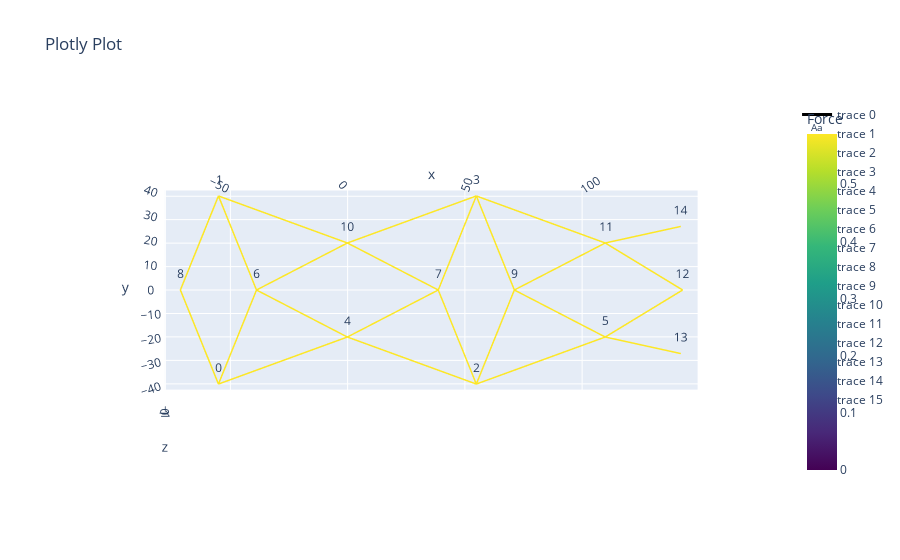

The cell this chart's notebook holds for it:
### Code cell
copied_vertices, other_vertices, mean_other_vertex = net.account_for_crossings()
net.net_plot(plot_type = 'projection', color = True,vlabels = True, elables=False)
net._set_leafs()

# tikz_text = net.tikz_string(net.vertices_2d, net.edges, labels = True, rotate_label = rotate_angle, font_scale = font_scale)
# with open("tikz_tensegrity1.tex", "w") as f:
#     f.write("\n".join(tikz_text))

net.l0[net.leaf_edges] -= 2
copied_vertices, other_vertices, mean_other_vertex

### Figure 1 — Plotly figure (JSON) as saved in the notebook; plotly's stock layout.template omitted (floating-point values rounded to 4 significant figures)
{"data": [{"line": {"color": [0.5879, 0.5879, 0, 0.5879, 0.5879, 0, 0.5879, 0.5879, 0, 0.5879, 0.5879, 0, 0.5879, 0.5879, 0, 0.5879, 0.5879, 0, 0.5879, 0.5879, 0, 0.5879, 0.5879, 0, 0.5879, 0.5879, 0, 0.5879, 0.5879, 0, 0.5879, 0.5879, 0, 0.5879, 0.5879, 0, 0.5879, 0.5879, 0, 0.5879, 0.5879, 0, 0.5879, 0.5879, 0, 0.5879, 0.5879, 0, 0.5879, 0.5879, 0, 0.5879, 0.5879, 0, 0.5879, 0.5879, 0, 0.5879, 0.5879, 0, 0.5879, 0.5879, 0, 0.5879, 0.5879, 0, 0.5879, 0.5879, 0, 0.5879, 0.5879, 0], "colorbar": {"title": {"text": "Force"}}, "colorscale": [[0, "#440154"], [0.1111, "#482878"], [0.2222, "#3e4989"], [0.3333, "#31688e"], [0.4444, "#26828e"], [0.5556, "#1f9e89"], [0.6667, "#35b779"], [0.7778, "#6ece58"], [0.8889, "#b5de2b"], [1, "#fde725"]], "showscale": true, "width": 3}, "mode": "lines", "type": "scatter3d", "x": [-38.65, -54.83, null, -54.83, -71.02, null, -54.83, 0, null, 141.8, 109.7, null, 54.83, 0, null, 54.83, 109.7, null, 54.83, 38.65, null, 54.83, 71.02, null, 0, -38.65, null, 0, 38.65, null, 109.7, 142.6, null, 109.7, 71.02, null, -54.83, -38.65, null, -38.65, 0, null, -54.83, -71.02, null, 142.6, 109.7, null, 38.65, 0, null, 54.83, 38.65, null, 71.02, 109.7, null, 54.83, 71.02, null, -54.83, 0, null, 54.83, 0, null, 141.8, 109.7, null, 54.83, 109.7, null], "y": [0, -40, null, -40, 0, null, -40, -20, null, -27.03, -20, null, -40, -20, null, -40, -20, null, -40, 0, null, -40, 0, null, -20, 0, null, -20, 0, null, -20, 0, null, -20, 0, null, 40, 0, null, 0, 20, null, 40, 0, null, 0, 20, null, 0, 20, null, 40, 0, null, 0, 20, null, 40, 0, null, 40, 20, null, 40, 20, null, 27.03, 20, null, 40, 20, null], "z": [0, 0, null, 0, 0, null, 0, 0, null, 0, 0, null, 0, 0, null, 0, 0, null, 0, 0, null, 0, 0, null, 0, 0, null, 0, 0, null, 0, 0, null, 0, 0, null, 0, 0, null, 0, 0, null, 0, 0, null, 0, 0, null, 0, 0, null, 0, 0, null, 0, 0, null, 0, 0, null, 0, 0, null, 0, 0, null, 0, 0, null, 0, 0, null]}, {"mode": "text", "text": ["0"], "type": "scatter3d", "x": [-54.83], "y": [-40], "z": [0]}, {"mode": "text", "text": ["1"], "type": "scatter3d", "x": [-54.83], "y": [40], "z": [0]}, {"mode": "text", "text": ["2"], "type": "scatter3d", "x": [54.83], "y": [-40], "z": [0]}, {"mode": "text", "text": ["3"], "type": "scatter3d", "x": [54.83], "y": [40], "z": [0]}, {"mode": "text", "text": ["4"], "type": "scatter3d", "x": [0], "y": [-20], "z": [0]}, {"mode": "text", "text": ["5"], "type": "scatter3d", "x": [109.7], "y": [-20], "z": [0]}, {"mode": "text", "text": ["6"], "type": "scatter3d", "x": [-38.65], "y": [0], "z": [0]}, {"mode": "text", "text": ["7"], "type": "scatter3d", "x": [38.65], "y": [0], "z": [0]}, {"mode": "text", "text": ["8"], "type": "scatter3d", "x": [-71.02], "y": [0], "z": [0]}, {"mode": "text", "text": ["9"], "type": "scatter3d", "x": [71.02], "y": [0], "z": [0]}, {"mode": "text", "text": ["10"], "type": "scatter3d", "x": [0], "y": [20], "z": [0]}, {"mode": "text", "text": ["11"], "type": "scatter3d", "x": [109.7], "y": [20], "z": [0]}, {"mode": "text", "text": ["12"], "type": "scatter3d", "x": [142.6], "y": [0], "z": [0]}, {"mode": "text", "text": ["13"], "type": "scatter3d", "x": [141.8], "y": [-27.03], "z": [0]}, {"mode": "text", "text": ["14"], "type": "scatter3d", "x": [141.8], "y": [27.03], "z": [0]}], "layout": {"scene": {"aspectmode": "data", "camera": {"center": {"x": 0, "y": 0, "z": 0}, "eye": {"x": 0, "y": 0, "z": 7.128}, "up": {"x": 0, "y": 1, "z": 0}}}, "title": {"text": "Plotly Plot"}}}
